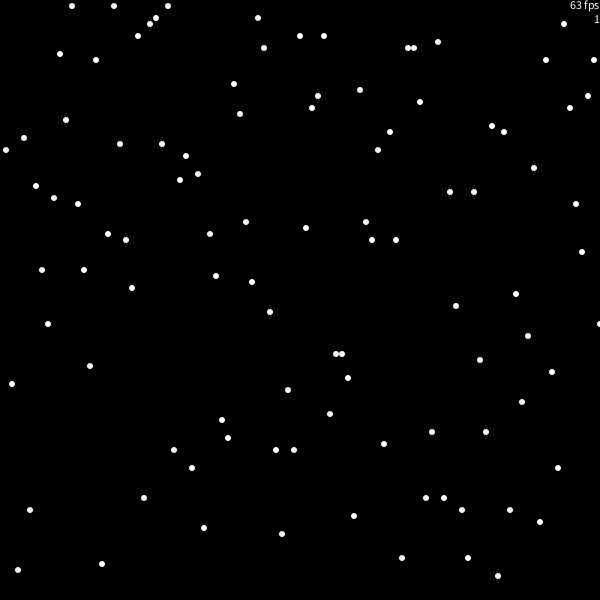
Frame 1 (no input)
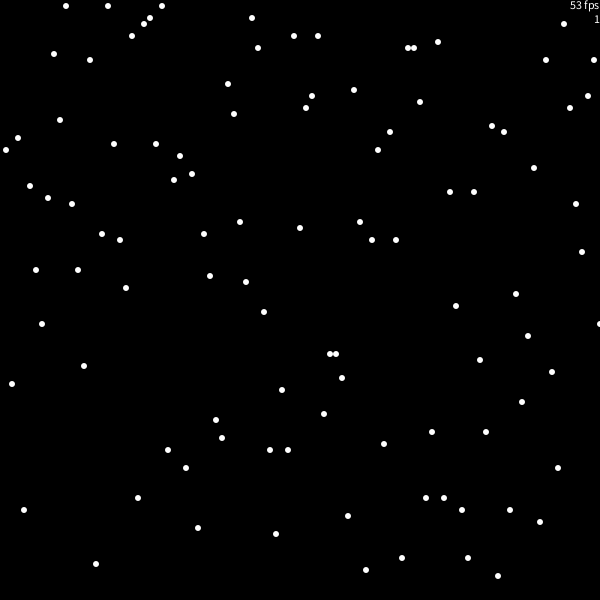
Frame 60 (the mouse pressed at the canvas centre just before this capture)
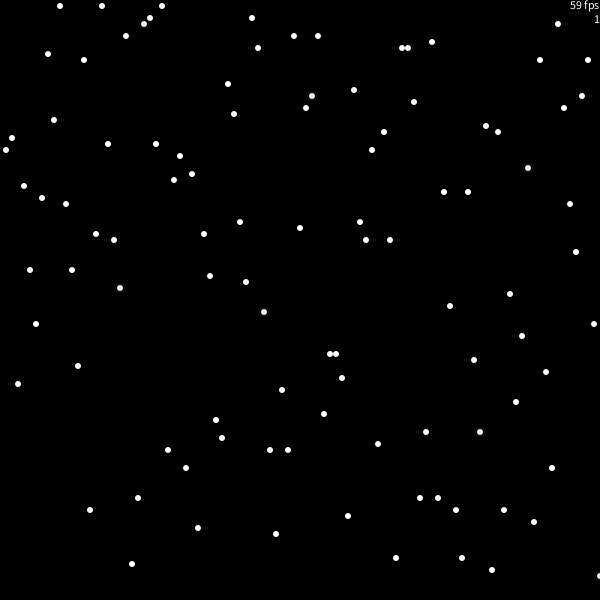
Frame 120 (the mouse held since frame 60 and released just before this capture)

The Processing sketch that drew these frames (run headless with seeded random() and noise(); from frame 60 on, the mouse is pressed at the canvas centre):

// Processing sketch: processing_95436
// ── processing_95436.pde

static final float goldenRatio = (1+sqrt(5))/2;

Sort sort;
int sortNum;

void setup() {
  size(600,600);
  textAlign(RIGHT,TOP);
  
  sort = new BubbleSort(randomIntArray(100));
}

void draw() {
  background(0);
  fill(255);
  noStroke();
  
  text(int(frameRate)+" fps\n"+sort.num,width,0);
  
  sort.sortStep();
  sort.drawArray();
}

int[] randomIntArray(int n) {
  int[] data = new int[n];  
  for (int i = 0; i < n; i++)
    data[i] = int(random(n));
    
  return data;
}

void keyPressed() {
  if (key == '-') frameRate(frameRate/goldenRatio);
  else if (key == '=') frameRate(frameRate*goldenRatio);
  if (frameRate < 1) frameRate(1);
  
  // SORTING ALGORITHM SELECTION
  switch(key) {
    case '1':  sort = new BubbleSort(randomIntArray(100)); return;
    case '2':  sort = new OptimizedBubbleSort(randomIntArray(100)); return;
    case '3':  sort = new CocktailSort(randomIntArray(100)); return;
    case '4':  sort = new OddEvenSort(randomIntArray(100)); return;
    case '5':  sort = new GnomeSort(randomIntArray(100)); return;
    case '6':  sort = new BozoSort(randomIntArray(100)); return;
    case '7':  sort = new InsertionSort(randomIntArray(100)); return;
    case '8':  sort = new SelectionSort(randomIntArray(100)); return;
  }
  
}

abstract class Sort {
  protected int[] array;
  public int num;
  
  Sort (int[] a) {
    array = a;
  }
  
  abstract void sortStep();
  
  void drawArray() {
    for (int i = 0; i < array.length; i++)
      ellipse(6*(i+1),6*array[i],6,6);
  }
  
  void swap(int i, int j) {
    int temp = array[i];
    array[i] = array[j];
    array[j] = temp;
  }
}

class BubbleSort extends Sort {
  
  protected int current;
  
  BubbleSort(int[] arr) {
    super(arr);
    current = 0;
    num = 1;
  }
  
  void sortStep() {
    if (current+1 == array.length) current = 0;
    
    if (array[current] > array[current+1])
      swap(current,current+1);
    
    current++;
  }
  
}

class OptimizedBubbleSort extends BubbleSort {
  
  private int c = 0;
  
  OptimizedBubbleSort(int[] arr) {
    super(arr);
    int c = 0;
    num = 2;
  }
  
  void sortStep() {
    if (current+1 == array.length-c) {
      current = 0;
      c++;
    }
    super.sortStep();
  }
  
}

class CocktailSort extends Sort {
  
  private int current;
  private int a,b;
  private int dir;
  
  CocktailSort(int[] arr) {
    super(arr);
    current = 0;
    a = 0;
    b = 0;
    dir = 1;
    
    num = 3;
  }
  
  void sortStep() {
    if (dir == 1) {
      if (current+1 >= array.length-b) {
        dir = -1;
        b++;
      } else if (array[current] > array[current+1])
        swap(current,current+1);
    
    } else {
      if (current-1 < a) {
        dir = 1;
        a++;
      } 
      else if (array[current] < array[current-1])
        swap(current,current-1); 
    }
    
    current += dir;
  }
  
}

class OddEvenSort extends Sort {
  
  protected int current;
  private boolean even;
  
  OddEvenSort(int[] arr) {
    super(arr);
    current = 0;
    num = 4;
    even = true;
  }
  
  void sortStep() {
    if (current+1 >= array.length) {
      even = !even;
      current = even ? 0 : 1;
      return;
    }
    
    if (array[current] > array[current+1])
        swap(current,current+1);
    
    current += 2;
    
  }
  
}

class GnomeSort extends Sort {
  
  private int i,j;
  
  GnomeSort(int[] arr) {
    super(arr);
    i = 1;
    j = 1;
    
    num = 5;
  }
  
  void sortStep() {
    if (i == array.length) return;
    
    if (j > 0 && array[j] < array[j-1]) {
      swap(j,j-1);
      j--;
    } else {
      i++;
      j = i;
    }
    
  }
  
}

class BozoSort extends Sort {
  
  boolean sorted;
  
  BozoSort(int[] arr) {
    super(arr);
    sorted = false;
    num = 6;
  }
  
  void sortStep() {
    if (sorted) return;
    
    int i = int(random(array.length-1));
    int j = int(random(array.length-1));
    swap(i,j);
    
    int a = 0;
    for (int x : array)
      if (x < a) {
        sorted = false;
        return;
      } else a = x;
    
  }
  
}

class InsertionSort extends Sort {
  
  private int i,j;
  private int value;
  
  InsertionSort(int[] arr) {
    super(arr);
    i = 1;
    j = 1;
    value = array[1];
    
    num = 7;
  }
  
  void sortStep() {
    if (i == array.length) return;
    
    if (j > 0 && value < array[j-1]) {
      array[j] = array[j-1];
      j--;
    } else {
      array[j] = value;
      i++;
      j = i;
      if (i != array.length) value = array[i];
    }
    
  }
  
}

class SelectionSort extends Sort {
  
  private int current;
  private int i,j;
  
  SelectionSort(int[] arr) {
    super(arr);
    current = 0;
    
    i = 0;
    j = i;
    
    num = 8;
  }
  
  void sortStep() {
    if (i+1 == array.length) return;
    
    if (current == array.length) {
      swap(i,j);
      i++;
      j = i;
      current = i;
    }
    
    if (array[current] < array[j]) j = current;
    current++;
    
  }
  
  void drawArray() {
    for (int n = 0; n < array.length; n++) {
      if (n == current) fill(0,0,255);
      else if (n == j) fill(255,0,0);
      else fill(255);
      
      ellipse(6*(n+1),6*array[n],6,6);
    }   
  }
  
}
